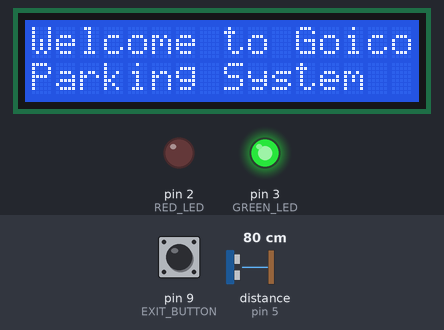
The sketch below on a simulated Arduino Uno, built with avr-gcc and run on an emulated ATmega328P. On the bench: 16×2 character LCD, output pins drawn as LEDs (lit = HIGH). Wiring (inferred from the names in the program): ultrasonic range finder: trigger pin 6; echo pin 5. The test bench sets the inputs (shaded band); at power-on: distance to the obstacle (sensor on pin 5) 80 cm, pin 9 (EXIT_BUTTON) HIGH. The echo pulse lasts 58.3 µs per cm; pins used as bus, display or sensor lines are not drawn; what the sketch prints to the serial monitor is not drawn.

Above: at 0.1 s.
At 3.3 s:
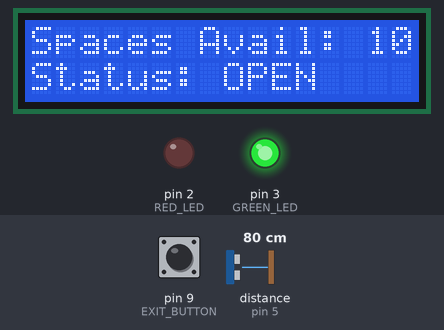
3.4 s: distance to the obstacle (sensor on pin 5) set to 55 cm
4.9 s: distance to the obstacle (sensor on pin 5) set to 48 cm
At 7.5 s:
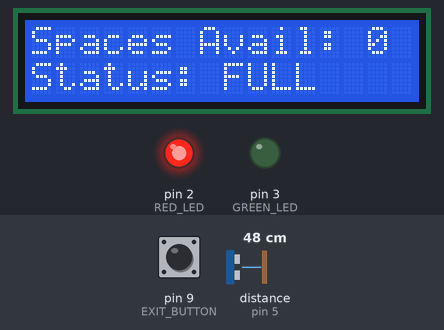
Timing chart, 0 to 9.0 s (numbered marks = the images above; inputs shaded):
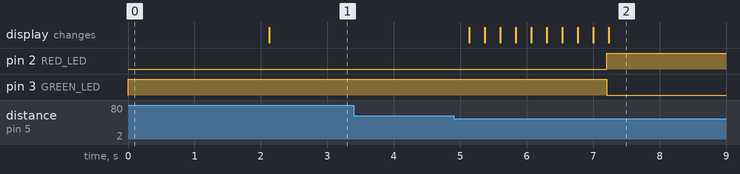

The sketch:

simulation_ultrasoniuc_sevo_potetiometer.ino
```cpp
#include <Wire.h>
#include <Servo.h>
#include <LiquidCrystal_I2C.h>

LiquidCrystal_I2C lcd(0x20, 16, 2);

// Define Pins
#define ENTRY_BUTTON 8
#define EXIT_BUTTON 9
#define GREEN_LED 3
#define RED_LED 2
#define TRIG_PIN 6
#define ECHO_PIN 5
Servo myservo;
int pos = 0;
#define variableResistorPin A0 // Analog pin for variable resistor

int totalSpaces = 10;
int freeSpaces = 10;
const int gateOpen = 90;   // Open position
const int gateClosed = 0;  // Closed position


bool lastEntryState = HIGH;
bool lastExitButtonState = HIGH;

void setup() {
  Serial.begin (9600);
  // Set up pins
  pinMode(TRIG_PIN, OUTPUT);
  pinMode(ECHO_PIN, INPUT);
  pinMode(EXIT_BUTTON, INPUT_PULLUP);
  pinMode(GREEN_LED, OUTPUT);
  pinMode(RED_LED, OUTPUT);
  pinMode(variableResistorPin, INPUT);

  // pinMode(GND1, OUMode(GND2, OUTPUT);

  // Green LED ON initially
  digitalWrite(GREEN_LED, HIGH);

  // Red LED OFF initially
  digitalWrite(RED_LED, LOW);

  // Initialize LCD
  lcd.init();
  lcd.backlight();

  // Display welcome message
  lcd.setCursor(0, 0);
  lcd.print("Welcome to Goico");
  lcd.setCursor(0, 1);
  lcd.print("Parking System");
  delay(2000);

  // Display the initial number of free spaces
  updateDisplay();
}

void loop() {
  long duration, distance;
  digitalWrite(TRIG_PIN, HIGH);  // Added this line
  delayMicroseconds(2); // Added this line
  digitalWrite(TRIG_PIN, LOW);
  delayMicroseconds(10); // Added this line
  digitalWrite(TRIG_PIN, HIGH);
  duration = pulseIn(ECHO_PIN, HIGH);
  distance = (duration/2) / 2;
  distance = duration * 0.034 / 2;

  // Check if distance is within car detection range
  //return (distance > 0 && distance < 30);
  bool currentEntryState = digitalRead(TRIG_PIN);
  //bool lastEntryState = digitalRead();
  // Ultrasonic sensor logic
  if (currentEntryState && lastEntryState == HIGH) {
    if (distance < 50){
      delay(200); // Debouncing
    if (freeSpaces > 0) {
      freeSpaces--;
      updateStatus(); // Update LEDs and display
    }
    }
  }

  bool currentExitButtonState = digitalRead(EXIT_BUTTON);
  // Exit Button Logic
  if (currentExitButtonState == LOW && lastExitButtonState == HIGH) {
    delay(100); // Debouncing
    if (freeSpaces < totalSpaces) {
      freeSpaces++;
      updateStatus(); // Update LEDs and display
    }
  }
  lastEntryState = currentEntryState;
  lastExitButtonState = currentExitButtonState;
}

//& distance < 30); // Adjust range based on your setup
// }

// Function to update LEDs based on free spaces
void updateLEDs() {
  if (freeSpaces == 0) {
    digitalWrite(GREEN_LED, LOW);  // No space available
    digitalWrite(RED_LED, HIGH);  // Red LED ON
  } else {
    digitalWrite(GREEN_LED, HIGH); // Space available
    digitalWrite(RED_LED, LOW);   // Red LED OFF
  }
}

// Function to update the LCD display
void updateDisplay() {

  lcd.clear(); // Clear the LCD screen
  lcd.setCursor(0, 0);
  lcd.print("Spaces Avail: ");
  lcd.print(freeSpaces); // Display the number of free spaces
  Serial.print("Spaces Avail: ");
  Serial.print(freeSpaces);
  Serial.println("Distance: ");
  // Serial.print(distance);

  // Show parking status
  lcd.setCursor(0, 1);
  if (freeSpaces == 0) {
    lcd.print("Status: FULL");
    Serial.println("Status: FULL");
  } else {
    lcd.print("Status: OPEN");
    Serial.println("Status: OPEN");
  }
}

// Function to update both LEDs and LCD
void updateStatus() {
  updateLEDs();    // Update LEDs based on free spaces
  updateDisplay(); // Update LCD with the current status
}
```

Measured:
- the behaviour switches between 51 and 50 cm on distance to the obstacle (sensor on pin 5) (found by bisection; images 1 and 2)
- after the input at 3.4 s, every drawn part: stays the same
- after the input at 4.9 s, pin 2 (RED_LED): LOW → HIGH after 2.3 s; pin 3 (GREEN_LED): HIGH → LOW after 2.3 s; the display: first changes after 0.24 s (image 2 shows a later state)
